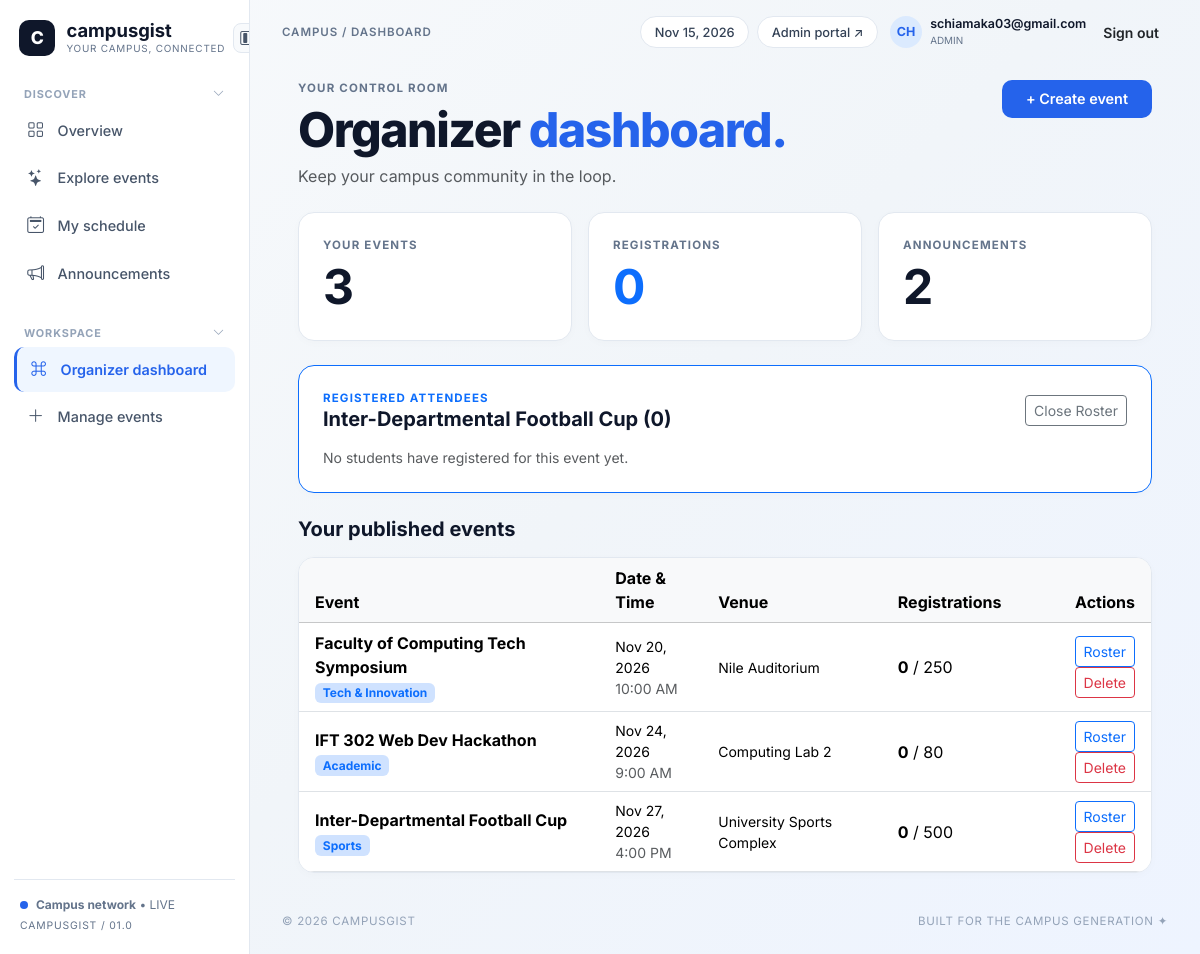
The page /dashboard.php?attendees=3 (signed in) on the database as committed earlier.
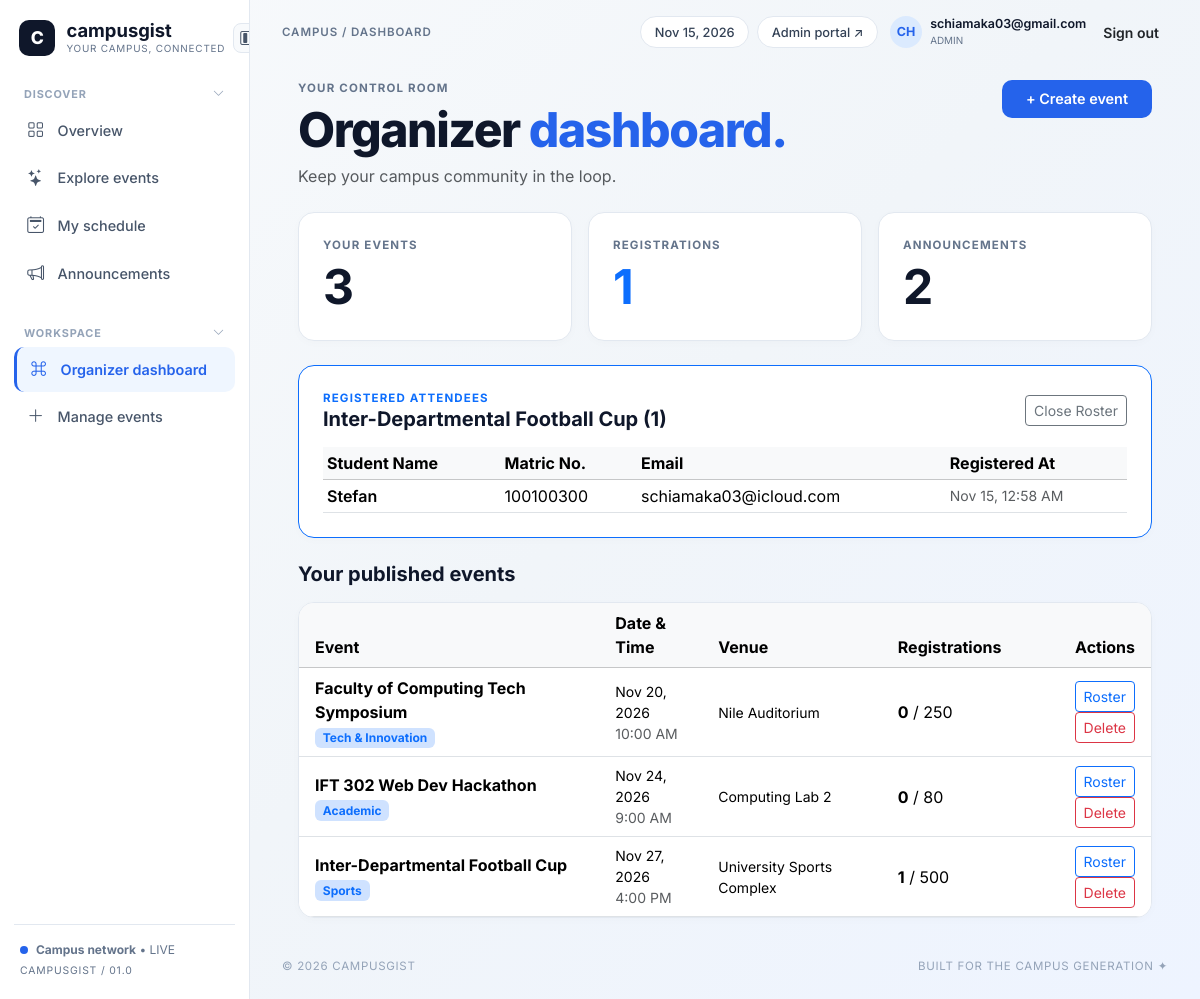
The same page on the database as committed later.
### tables this page shows
CREATE TABLE `events` (
  `id` int(11) NOT NULL,
  `title` varchar(150) NOT NULL,
  `category` enum('Academic','Tech & Innovation','Sports','Social & Cultural') NOT NULL,
  `description` text NOT NULL,
  `event_date` date NOT NULL,
  `event_time` time NOT NULL,
  `venue` varchar(120) NOT NULL,
  `capacity` int(11) DEFAULT 100,
  `created_at` timestamp NOT NULL DEFAULT current_timestamp()
);

CREATE TABLE `registrations` (
  `id` int(11) NOT NULL,
  `event_id` int(11) NOT NULL,
  `student_name` varchar(120) NOT NULL,
  `matric_no` varchar(30) NOT NULL,
  `email` varchar(120) NOT NULL,
  `registered_at` timestamp NOT NULL DEFAULT current_timestamp()
);

### includes/db_connect.php (called while the page is built, shortened)
<?php
function e($string) {
    return htmlspecialchars((string)$string, ENT_QUOTES, 'UTF-8');
}
?>

### dashboard.php (the view, shortened to what the changed rows need)
<?php
require_once __DIR__ . '/includes/db_connect.php';
require_once __DIR__ . '/includes/header.php';
$regs_count = $conn->query("SELECT COUNT(*) AS c FROM registrations")->fetch_assoc()['c'] ?? 0;
$events_res = $conn->query("SELECT e.*, (SELECT COUNT(*) FROM registrations r WHERE r.event_id = e.id) AS reg_total
                            FROM events e ORDER BY e.event_date ASC");
$view_event_id = (int)($_GET['attendees'] ?? 0);
$roster_title = '';
$roster = [];
if ($view_event_id > 0) {
    $ev_stmt = $conn->prepare("SELECT title FROM events WHERE id = ?");
    $ev_stmt->bind_param("i", $view_event_id);
    $ev_stmt->execute();
    $ev_row = $ev_stmt->get_result()->fetch_assoc();
    $roster_title = $ev_row['title'] ?? '';
    $r_stmt = $conn->prepare("SELECT * FROM registrations WHERE event_id = ? ORDER BY registered_at DESC");
    $r_stmt->bind_param("i", $view_event_id);
    $r_stmt->execute();
    $r_res = $r_stmt->get_result();
    while ($row = $r_res->fetch_assoc()) {
        $roster[] = $row;
    }
}
?>
<div class="d-flex justify-content-between align-items-start flex-wrap gap-3 mb-4">
    <div>
        <h1 class="hero-heading mb-2">Organizer <span>dashboard.</span></h1>
    </div>
</div>
<div class="row g-3 mb-4">
    <div class="col-md-4">
        <div class="cg-card">
            <div class="eyebrow-text mb-1">Registrations</div>
            <div class="display-5 fw-bold text-primary"><?= $regs_count ?></div>
        </div>
    </div>
</div>
<?php if ($view_event_id > 0): ?>
    <div class="cg-card mb-4 border-primary">
        <div class="d-flex justify-content-between align-items-center mb-3">
            <div>
                <div class="eyebrow-text text-primary mb-0">Registered Attendees</div>
                <h5 class="fw-bold mb-0"><?= e($roster_title) ?> (<?= count($roster) ?>)</h5>
            </div>
            <a href="dashboard.php" class="btn btn-sm btn-outline-secondary">Close Roster</a>
        </div>
        <?php if (count($roster) > 0): ?>
            <div class="table-responsive">
                <table class="table table-sm align-middle mb-0">
                    <thead class="table-light">
                        <tr>
                            <th>Student Name</th>
                            <th>Matric No.</th>
                            <th>Email</th>
                            <th>Registered At</th>
                        </tr>
                    </thead>
                    <tbody>
                        <?php foreach ($roster as $st): ?>
                            <tr>
                                <td class="fw-semibold"><?= e($st['student_name']) ?></td>
                                <td><?= e($st['matric_no']) ?></td>
                                <td><?= e($st['email']) ?></td>
                                <td class="small text-muted"><?= date('M j, g:i A', strtotime($st['registered_at'])) ?></td>
                            </tr>
                        <?php endforeach; ?>
                    </tbody>
                </table>
            </div>
        <?php else: ?>
            <p class="small text-muted mb-0">No students have registered for this event yet.</p>
        <?php endif; ?>
    </div>
<?php endif; ?>
<?php if ($events_res && $events_res->num_rows > 0): ?>
    <div class="cg-card p-0 overflow-hidden">
        <div class="table-responsive">
            <table class="table table-hover align-middle mb-0">
                <thead class="table-light">
                    <tr>
                        <th class="ps-3">Event</th>
                        <th>Date &amp; Time</th>
                        <th>Venue</th>
                        <th>Registrations</th>
                        <th class="text-end pe-3">Actions</th>
                    </tr>
                </thead>
                <tbody>
                    <?php while ($ev = $events_res->fetch_assoc()): ?>
                        <tr>
                            <td class="ps-3">
                                <div class="fw-bold"><?= e($ev['title']) ?></div>
                                <span class="badge bg-primary-subtle text-primary"><?= e($ev['category']) ?></span>
                            </td>
                            <td class="small">
                                <?= date('M j, Y', strtotime($ev['event_date'])) ?><br>
                                <span class="text-muted"><?= date('g:i A', strtotime($ev['event_time'])) ?></span>
                            </td>
                            <td class="small"><?= e($ev['venue']) ?></td>
                            <td>
                                <span class="fw-bold"><?= $ev['reg_total'] ?></span> / <?= $ev['capacity'] ?>
                            </td>
                            <td class="text-end pe-3">
                                <a href="dashboard.php?attendees=<?= $ev['id'] ?>" class="btn btn-sm btn-outline-primary">Roster</a>
                                <form method="POST" action="dashboard.php" class="d-inline" onsubmit="return confirm('Delete this event?');">
                                    <button type="submit" class="btn btn-sm btn-outline-danger">Delete</button>
                                </form>
                            </td>
                        </tr>
                    <?php endwhile; ?>
                </tbody>
            </table>
        </div>
    </div>
<?php else: ?>
    <div class="empty-state-box">You haven't published an event yet.</div>
<?php endif; ?>
<?php require_once __DIR__ . '/includes/footer.php'; ?>

Rows that differ between the two databases and show on the page:
computed for events "Inter-Departmental Football Cup": reg_total "0" → "1"
added registrations: student_name "Stefan", matric_no "100100300", email "schiamaka03@icloud.com", registered_at "Nov 15, 12:58 AM"
Other text that changed with them:
$regs_count: "0" → "1"
count($roster): "0" → "1"
text no longer shown: "No students have registered for this event yet."
text now shown: "Student Name Matric No. Email Registered At"
